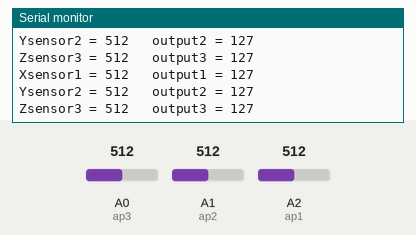
Recording of a sketch running on a simulated Arduino Uno, built with avr-gcc and run on an emulated ATmega328P. On the bench: the last lines printed to the serial monitor. The inputs (shaded band) are chosen by the test bench; at power-on: A0 (ap3) = 512, A1 (ap2) = 512, A2 (ap1) = 512.

Above: at 1.8 s.
1.9 s: A0 (ap3) set to 716
At 2.9 s:
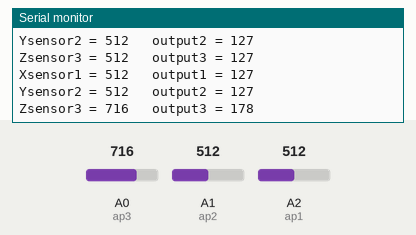
3.4 s: A1 (ap2) set to 716
At 4.7 s:
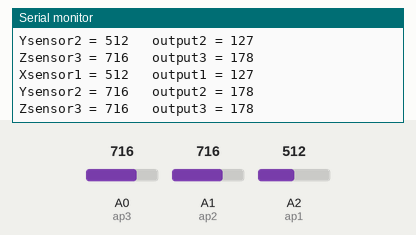
4.9 s: A2 (ap1) set to 716
At 5.8 s:
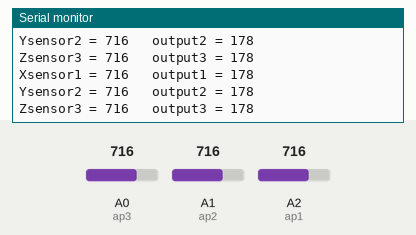
6.4 s: A0 (ap3) set to 900
At 7.7 s:
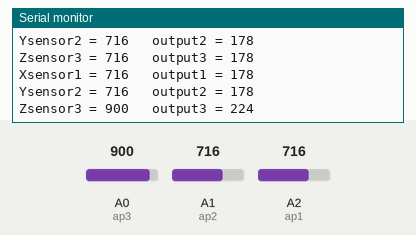
7.9 s: A1 (ap2) set to 900
At 9.1 s:
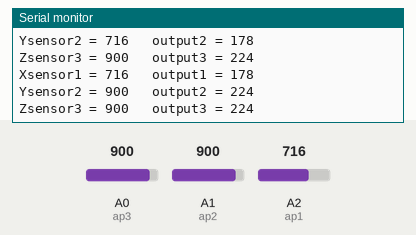
9.4 s: A2 (ap1) set to 900
At 10.9 s:
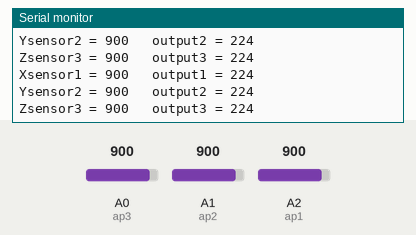
Timing chart, 0 to 11.9 s (numbered marks = the images above; inputs shaded):
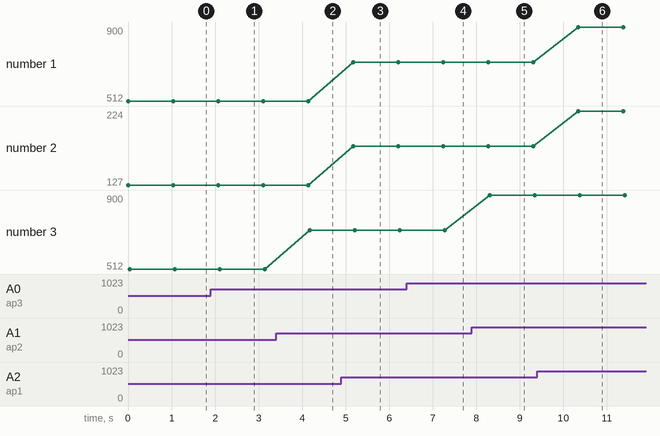

The sketch:

sketch_sep05a.ino
```cpp
const int ap1 = A2;
const int ap2 = A1;
const int ap3 = A0;

int sv1 = 0;
int ov1 = 0;
int sv2 = 0;
int ov2= 0;
int sv3 = 0;
int ov3= 0;

void setup() {
  // initialize serial communications at 9600 bps:
  Serial.begin(9600);

}

void loop() {

  sv1 = analogRead(ap1);
  // map it to the range of the analog out:
  ov1 = map(sv1, 0, 1023, 0, 255);
  // change the analog out value:
  delay(2);
  //
  sv2 = analogRead(ap2);

  ov2 = map(sv2, 0, 1023, 0, 255);
 //
  delay(2);
  //
  sv3 = analogRead(ap3);

  ov3 = map(sv3, 0, 1023, 0, 255);

  // print the results to the serial monitor:
  Serial.print("Xsensor1 = " );
  Serial.print(sv1);
  Serial.print("\t output1 = ");
  Serial.println(ov1);

  Serial.print("Ysensor2 = " );
  Serial.print(sv2);
  Serial.print("\t output2 = ");
  Serial.println(ov2);

  Serial.print("Zsensor3 = " );
  Serial.print(sv3);
  Serial.print("\t output3 = ");
  Serial.println(ov3);

  delay(1000);

}
```

Measured:
- after the input at 1.9 s, the serial monitor: prints a new line after 0.24 s (image 1)
- after the input at 3.4 s, the serial monitor: prints a new line after 0.77 s (image 2)
- after the input at 4.9 s, the serial monitor: prints a new line after 0.27 s (image 3)
- after the input at 6.4 s, the serial monitor: prints a new line after 0.90 s (image 4)
- after the input at 7.9 s, the serial monitor: prints a new line after 0.41 s (image 5)
- after the input at 9.4 s, the serial monitor: prints a new line after 0.94 s (image 6)
